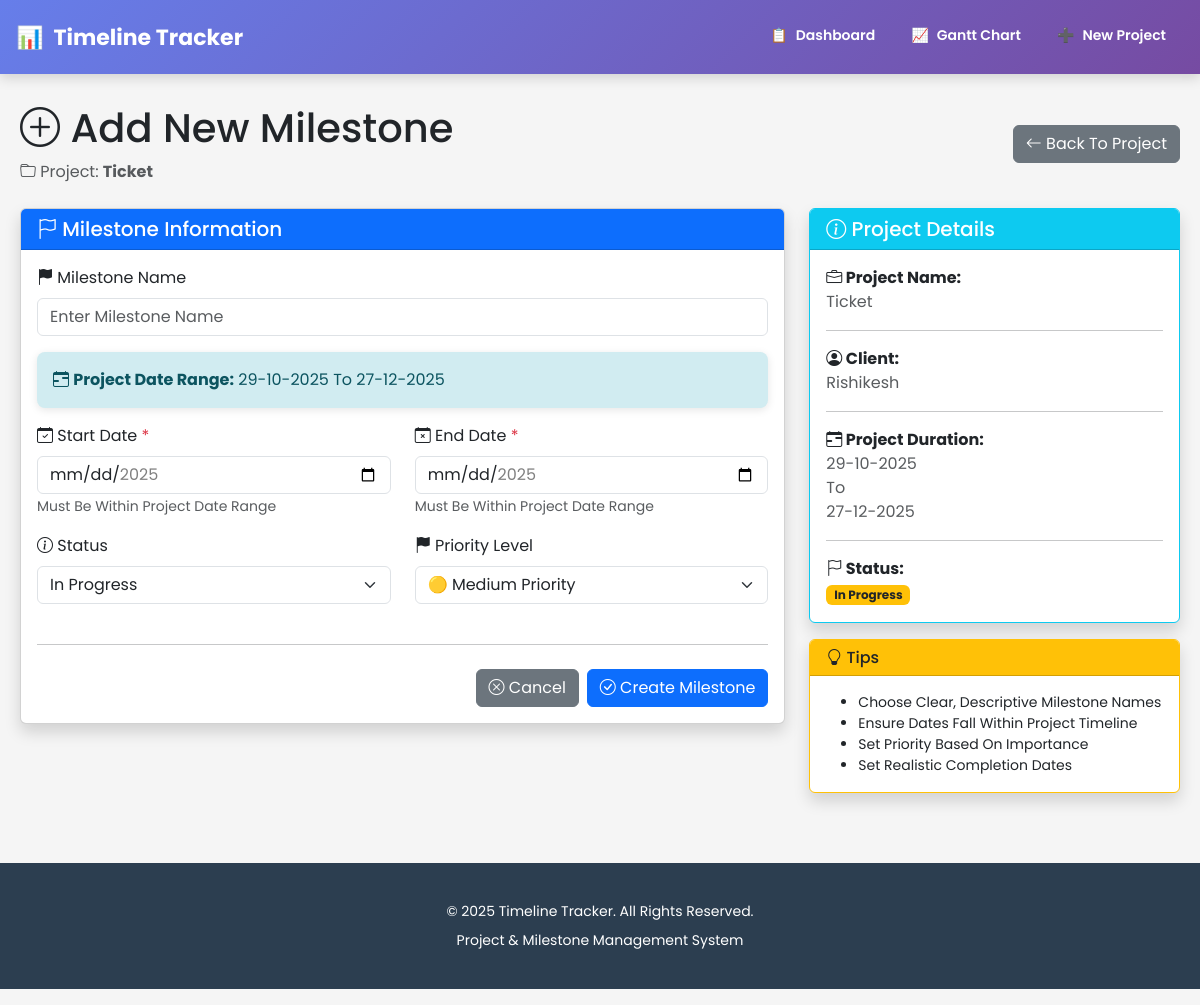
The app's page /add-milestone/6 with its own data.
### app.py (models this page shows, shortened)
class Project(db.Model):
    id = db.Column(db.Integer, primary_key=True)
    project_name = db.Column(db.String(200), nullable=False)
    client_name = db.Column(db.String(200), nullable=False)
    start_date = db.Column(db.Date, nullable=False)
    end_date = db.Column(db.Date, nullable=False)
    created_at = db.Column(db.DateTime, default=datetime.now())
    status = db.Column(db.String(20), default='Not Completed')
    milestones = db.relationship('Milestone', backref='project', lazy=True, cascade='all, delete-orphan')

### app.py (the view, shortened to what this page needs)
@app.route('/add-milestone/<int:project_id>', methods=['GET', 'POST'])
def add_milestone(project_id):
    project = Project.query.get_or_404(project_id)
    return render_template('add_milestone.html', project=project)

### templates/add_milestone.html (shortened to what this page needs)
{% extends "base.html" %}
{% block content %}
<div class="row mb-4">
    <div class="col-12">
        <div class="d-flex justify-content-between align-items-center">
            <div>
                <h1 class="mb-2"><i class="bi bi-plus-circle"></i> Add New Milestone</h1>
                <p class="text-muted mb-0">
                    <i class="bi bi-folder"></i> Project: <strong>{{ project.project_name }}</strong>
                </p>
            </div>
            <div>
                <a href="/project/{{ project.id }}" class="btn btn-secondary">
                    <i class="bi bi-arrow-left"></i> Back To Project
                </a>
            </div>
        </div>
    </div>
</div>
<div class="row">
    <div class="col-lg-8">
        <div class="card shadow">
            <div class="card-header bg-primary text-white">
                <h5 class="mb-0"><i class="bi bi-flag"></i> Milestone Information</h5>
            </div>
            <div class="card-body">
                <form method="POST" action="/add-milestone/{{ project.id }}">
                    <div class="mb-3">
                        <label for="milestonename" class="form-label">
                            <i class="bi bi-flag-fill"></i> Milestone Name
                        </label>
                        <input type="text" class="form-control" id="milestonename"
                               name="milestonename" placeholder="Enter Milestone Name" required>
                    </div>
                    <div class="alert alert-info mb-3">
                        <i class="bi bi-calendar-range"></i> <strong>Project Date Range:</strong>
                        {{ project.start_date.strftime('%d-%m-%Y') }} To {{ project.end_date.strftime('%d-%m-%Y') }}
                    </div>
                    <div class="row">
                        <div class="col-md-6 mb-3">
                            <label for="startdate" class="form-label">
                                <i class="bi bi-calendar-check"></i> Start Date
                                <span class="text-danger">*</span>
                            </label>
                            <input type="date" id="startdate" name="startdate" class="form-control"
                                min="{{ project.start_date.strftime('%Y-%m-%d') }}"
                                max="{{ project.end_date.strftime('%Y-%m-%d') }}"
                                required>
                            <small class="text-muted">Must Be Within Project Date Range</small>
                        </div>
                        <div class="col-md-6 mb-3">
                            <label for="enddate" class="form-label">
                                <i class="bi bi-calendar-x"></i> End Date
                                <span class="text-danger">*</span>
                            </label>
                            <input type="date" id="enddate" name="enddate" class="form-control"
                                min="{{ project.start_date.strftime('%Y-%m-%d') }}"
                                max="{{ project.end_date.strftime('%Y-%m-%d') }}"
                                required>
                            <small class="text-muted">Must Be Within Project Date Range</small>
                        </div>
                    </div>
                    <div class="row">
                        <div class="col-md-6 mb-3">
                            <label for="status" class="form-label">
                                <i class="bi bi-info-circle"></i> Status
                            </label>
                            <select class="form-select" id="status" name="status" required>
                                <option value="In Progress" selected>In Progress</option>
                            </select>
                        </div>
                        <div class="col-md-6 mb-3">
                            <label for="priority" class="form-label">
                                <i class="bi bi-flag-fill"></i> Priority Level
                            </label>
                            <select class="form-select" id="priority" name="priority" required>
                                <option value="Medium" selected>🟡 Medium Priority</option>
                            </select>
                        </div>
                    </div>
                    <hr class="my-4">
                    <div class="d-flex gap-2 justify-content-end">
                        <a href="/project/{{ project.id }}" class="btn btn-secondary">
                            <i class="bi bi-x-circle"></i> Cancel
                        </a>
                        <button type="submit" class="btn btn-primary">
                            <i class="bi bi-check-circle"></i> Create Milestone
                        </button>
                    </div>
                </form>
            </div>
        </div>
    </div>
    <div class="col-lg-4">
        <div class="card shadow border-info">
            <div class="card-header bg-info text-white">
                <h5 class="mb-0"><i class="bi bi-info-circle"></i> Project Details</h5>
            </div>
            <div class="card-body">
                <div class="mb-3">
                    <strong><i class="bi bi-briefcase"></i> Project Name:</strong>
                    <p class="text-muted mb-0">{{ project.project_name }}</p>
                </div>
                <hr>
                <div class="mb-3">
                    <strong><i class="bi bi-person-circle"></i> Client:</strong>
                    <p class="text-muted mb-0">{{ project.client_name }}</p>
                </div>
                <hr>
                <div class="mb-3">
                    <strong><i class="bi bi-calendar-range"></i> Project Duration:</strong>
                    <p class="text-muted mb-0">
                        {{ project.start_date.strftime('%d-%m-%Y') }}<br>
                        To<br>
                        {{ project.end_date.strftime('%d-%m-%Y') }}
                    </p>
                </div>
                <hr>
                <div class="mb-0">
                    <strong><i class="bi bi-flag"></i> Status:</strong><br>
                    {% if project.status == "Completed" %}
                        <span class="badge bg-success mt-1">Completed</span>
                    {% elif project.status == "Overdue" %}
                        <span class="badge bg-danger mt-1">Overdue</span>
                    {% elif project.status == "In Progress" %}
                        <span class="badge bg-warning text-dark mt-1">In Progress</span>
                    {% else %}
                        <span class="badge bg-secondary mt-1">Not Started</span>
                    {% endif %}
                </div>
            </div>
        </div>
        <div class="card shadow border-warning mt-3">
            <div class="card-header bg-warning">
                <h6 class="mb-0"><i class="bi bi-lightbulb"></i> Tips</h6>
            </div>
            <div class="card-body">
                <ul class="small mb-0">
                    <li>Choose Clear, Descriptive Milestone Names</li>
                    <li>Ensure Dates Fall Within Project Timeline</li>
                    <li>Set Priority Based On Importance</li>
                    <li>Set Realistic Completion Dates</li>
                </ul>
            </div>
        </div>
    </div>
</div>
{% endblock %}

### templates/base.html (style rules this page uses)
* { margin: 0; padding: 0; box-sizing: border-box; }
body { font-family: 'Poppins', sans-serif; background-color: #f5f5f5; }
.alert { border-radius: 8px; border: none; box-shadow: 0 2px 8px rgba(0, 0, 0, 0.1); }
.alert-info { background-color: #d1ecf1; color: #0c5460; }

### records on screen
Project: project_name "Ticket", start_date "29-10-2025", end_date "27-12-2025", client_name "Rishikesh"
